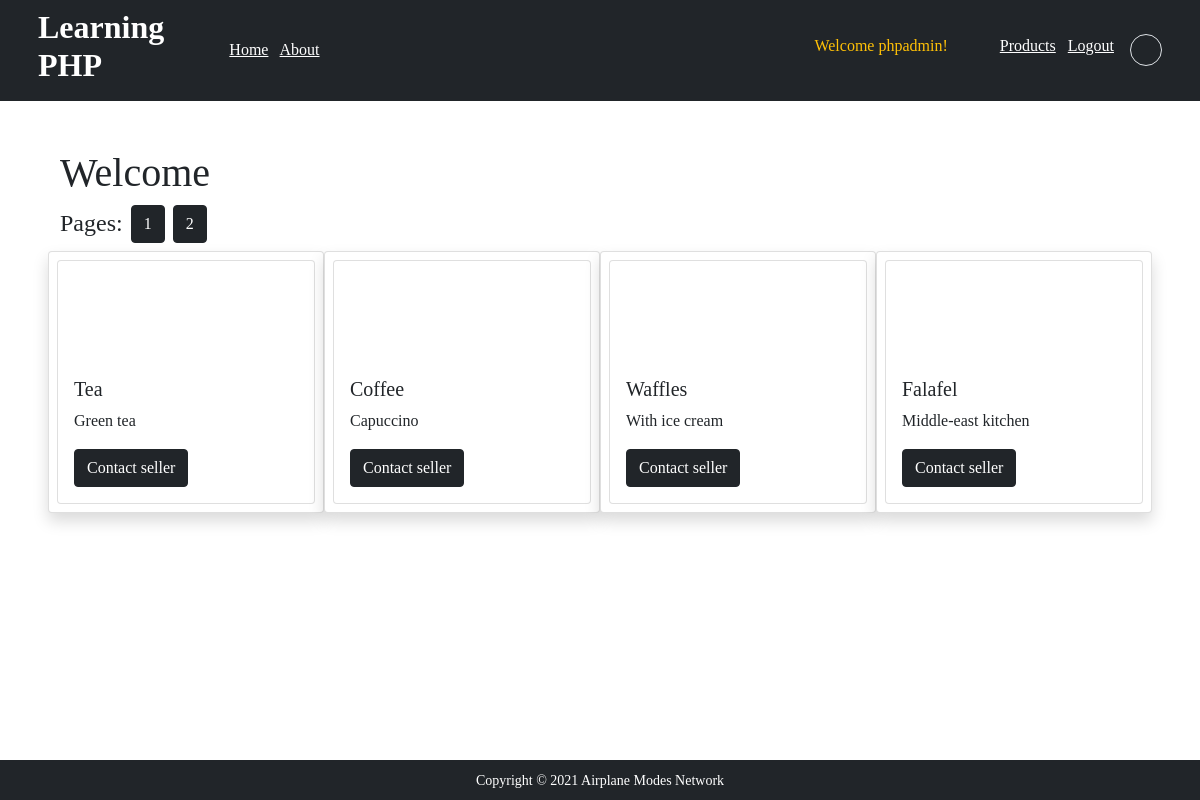
The page /index.php (signed in) on the database its author committed.
### tables this page shows
CREATE TABLE `products` (
  `id` int(11) NOT NULL,
  `title` varchar(128) NOT NULL,
  `info` varchar(512) NOT NULL,
  `price` double NOT NULL,
  `img_url` varchar(512) NOT NULL,
  `date_created` timestamp NOT NULL DEFAULT current_timestamp(),
  `user_id` int(11) NOT NULL
);

### util.php (called while the page is built, shortened)
<?php
function user_verify() {
    $verify = false;
    if(isset($_SESSION['user_id'])) {
        if(isset($_SESSION['user_ip']) && $_SESSION['user_ip'] == $_SERVER['REMOTE_ADDR']) {
            if(isset($_SESSION['user_agent']) && $_SESSION['user_agent'] == $_SERVER['HTTP_USER_AGENT']) {
                $verify = true;
            }
        }
    }
    return $verify;
};

### index.php (the view, shortened to what this page needs)
<?php
    include_once './connect.php';
    include_once './util.php';
    include_once './header.php';
    if ($user) {
        $query_for_pages = "SELECT COUNT(*) as total FROM products WHERE user_id = {$_SESSION['user_id']};";
        $result_pages = $conn->query($query_for_pages);
        $total = mysqli_fetch_assoc($result_pages);
        $per_page = 4;
        $total_pages = ceil($total["total"]/$per_page);
        $page = isset($_GET["page"]) ? ($_GET["page"] - 1) * $per_page : 0 ;
        $query = "SELECT * FROM products WHERE user_id = {$_SESSION['user_id']} LIMIT {$page}, {$per_page}";
        $result = $conn -> query($query);
        $arr = [];
        while ($row = mysqli_fetch_assoc($result)) {
            array_push($arr, $row);
        }
    }
?>
<main class="container-fluid p-5">
    <div class="container">
        <h1>Welcome</h1>
        <?php if($user) : ?>
        <div class="d-flex fs-4">Pages:<?php for ($i = 0; $i < $total_pages; $i++) : ?>
            <a href="index.php?page=<?= $i+1 ?>" class="ms-2 mb-2 btn btn-dark"><?= $i+1 ?></a>
            <?php endfor; ?>
        </div>
        <?php endif; ?>
        <div class="row">
            <?php if($user) : ?>
                <?php foreach ($arr as $item) : ?>
                    <div class="card col-lg-3 p-2 shadow">
                      <div class="card">
                        <div style="float:right; height:100px; background-image:url(<?= strlen($item['img_url']) > 4 ? $item['img_url'] : "https://cdn.pixabay.com/photo/2015/06/27/16/34/food-823607__340.jpg" ?>); background-size:cover; background-position:center;"></div>
                          <div class="card-body">
                            <h5 class="card-title"><?= $item['title'] ?></h5>
                            <p class="card-text"><?= $item['info'] ?></p>
                            <a href="#" class="btn btn-dark">Contact seller</a>
                          </div>
                      </div>
                    </div>
                <?php endforeach; ?>
            <?php endif; ?>
        </div>
    </div>
</main>
<?php include './footer.php' ?>

### css/style.css (style rules this page uses)
body { font-family: Ubuntu; }

### rows shown on the page
products: title "Tea", info "Green tea"
products: title "Coffee", info "Capuccino"
products: title "Waffles", info "With ice cream"
products: title "Falafel", info "Middle-east kitchen"

### other values the page prints
$_SESSION['user_name'] "phpadmin"
